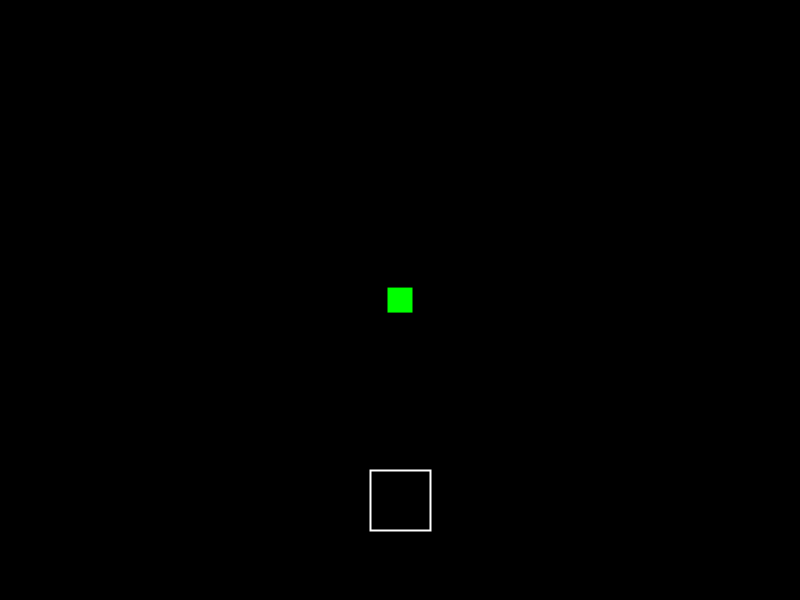
Frame 1 (no input)
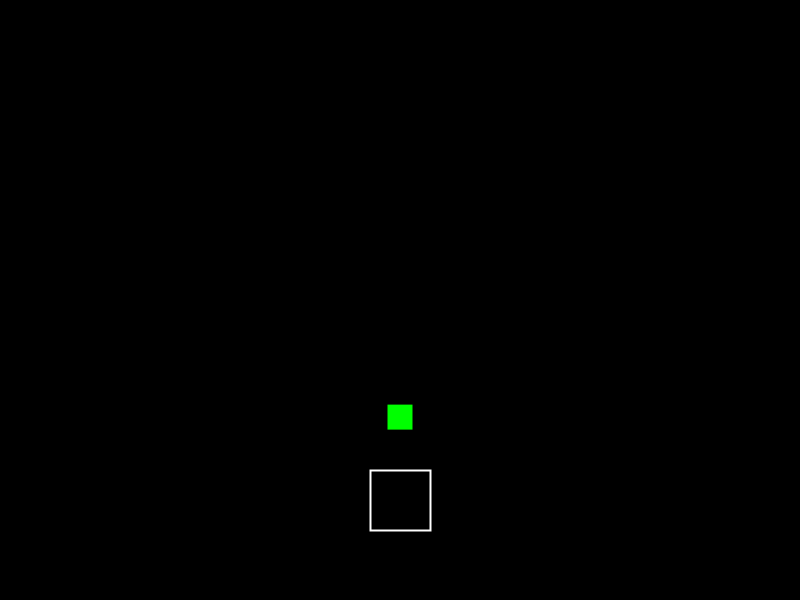
Frame 60 (the mouse pressed at the canvas centre just before this capture)
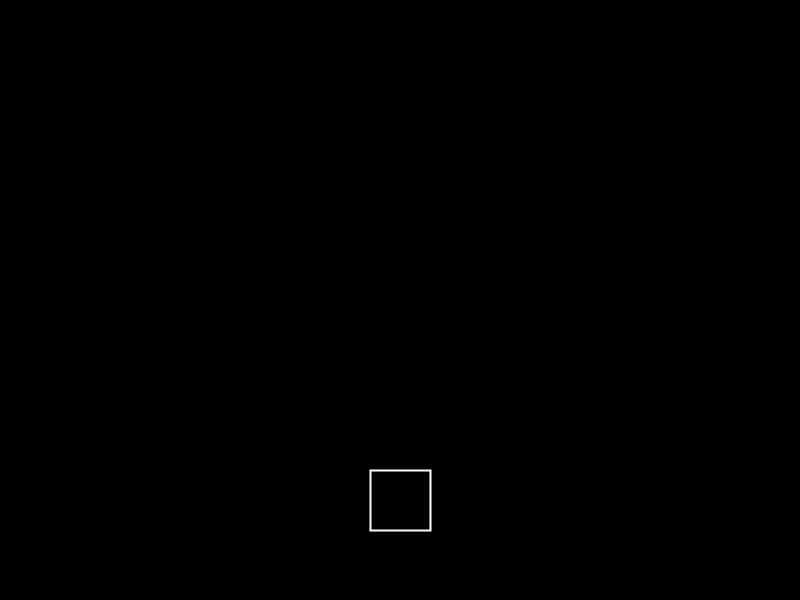
Frame 120 (the mouse held since frame 60 and released just before this capture)

The Processing sketch that drew these frames (run headless with seeded random() and noise(); from frame 60 on, the mouse is pressed at the canvas centre):

// Processing sketch: sketch_1a_particula_con_euler
// ── sketch_1a_particula_con_euler.pde
// Un 1er sistema de particulas
// Solver Euler
// Se trata de 1 particula que sube y luego cae
// Variables
PVector posicion;
PVector velocidad;
PVector aceleracion;
PVector ultimaPos;
PVector fuerza;
PVector voxelPos;
float deltaT, masa, particleSize, voxelConstant, voxelSize;
PVector voxelForce;

// Setup
void setup() {
  size(800, 600);
  // Inicializar la particula
  // Posicion inicial, velocidad inicial, masa...
  posicion = new PVector(width/2.0, height/2.0); // S.I. son m
  voxelPos = new PVector(width/2.0 , height/2.0 + 200 );
  velocidad = new PVector(10.0, -50.0); // S.I. son m/s
  aceleracion = new PVector(0.0, 0.0); // S.I. son m/s2
  fuerza = new PVector(0.0, 0.0); // S.I. son N;
  ultimaPos = posicion;
  voxelConstant = 0.1f;
  voxelSize = 60;
  voxelForce = new PVector(0,0);
  masa = 1.0; // Unidades S.I. osea kg
  particleSize = masa*25;
  // Inicializar los parámetros de simulación
  deltaT = 0.04; // Unidades S.I. osea segundos
}

// Draw
void draw() {
  background(0);
  // Calcular
  voxelChecker();
  solverVerlet();
  // Pintar
  rectMode(CENTER);
  noStroke();
  fill(0, 255, 0);
  square(posicion.x, posicion.y, particleSize);

  noFill();
  stroke(255);
  strokeWeight(2);
  square(voxelPos.x, voxelPos.y, voxelSize);


}

// Funciones

void voxelChecker()
{
  if (voxelPos.x - voxelSize <= posicion.x + particleSize && voxelPos.x + voxelSize >= posicion.x - particleSize
    && voxelPos.y - voxelSize <= posicion.y + particleSize && voxelPos.y + voxelSize >= posicion.y - particleSize)
  {
    PVector normalizedVector = UnitaryVector(posicion, voxelPos);
    float force = dist(voxelPos.x, voxelPos.y, posicion.x, posicion.y) - voxelSize;
    voxelForce = new PVector(normalizedVector.x * force, normalizedVector.y * force);
  } 
  else
  {
    voxelForce = new PVector(0, 0);
  }
}

void solverVerlet() {

  // 0) Limpiar y dar valores a la fuerza
  // 1) Aceleración = Fuerza / Masa
  // 2) Nueva velocidad = Velocidad ant + Aceleración * Dt
  // 3) Nueva posición = Posición ant + Velocidad ant * Dt
  fuerza.x=0.0; // Imprescindible!!!
  fuerza.y=0.0; // Super importante!!!
  fuerza.x=0.0 + voxelForce.x * voxelConstant; // De momento sólo gravedad
  fuerza.y=0.8f + voxelForce.y * voxelConstant; // De momento sólo gravedad
  aceleracion.x=fuerza.x/masa;
  aceleracion.y=fuerza.y/masa;

  PVector _lastPos = new PVector(0, 0);
  _lastPos = posicion;
  //Hacemos la formula del solver de verlet que es, posicion = posicion*2 - ultimaPos + aceleracion * (delta * 2 (delta al cuadrado))
  posicion = new PVector(posicion.x * 2 - ultimaPos.x + aceleracion.x * (deltaT * 2) // Esta es la X
    , posicion.y * 2 - ultimaPos.y + aceleracion.y * (deltaT * 2)); // Esta la Y
  ultimaPos = _lastPos;
}

PVector UnitaryVector(PVector start, PVector end)
{
  PVector result = new PVector();

  result.x = end.x - start.x;
  result.y = end.y - start.y;
  result.z = end.z - start.z;

  float mod = sqrt(result.x * result.x + result.y * result.y + result.z * result.z );

  result.x /= mod;
  result.y /= mod;
  result.z /= mod;


  return result;
}
